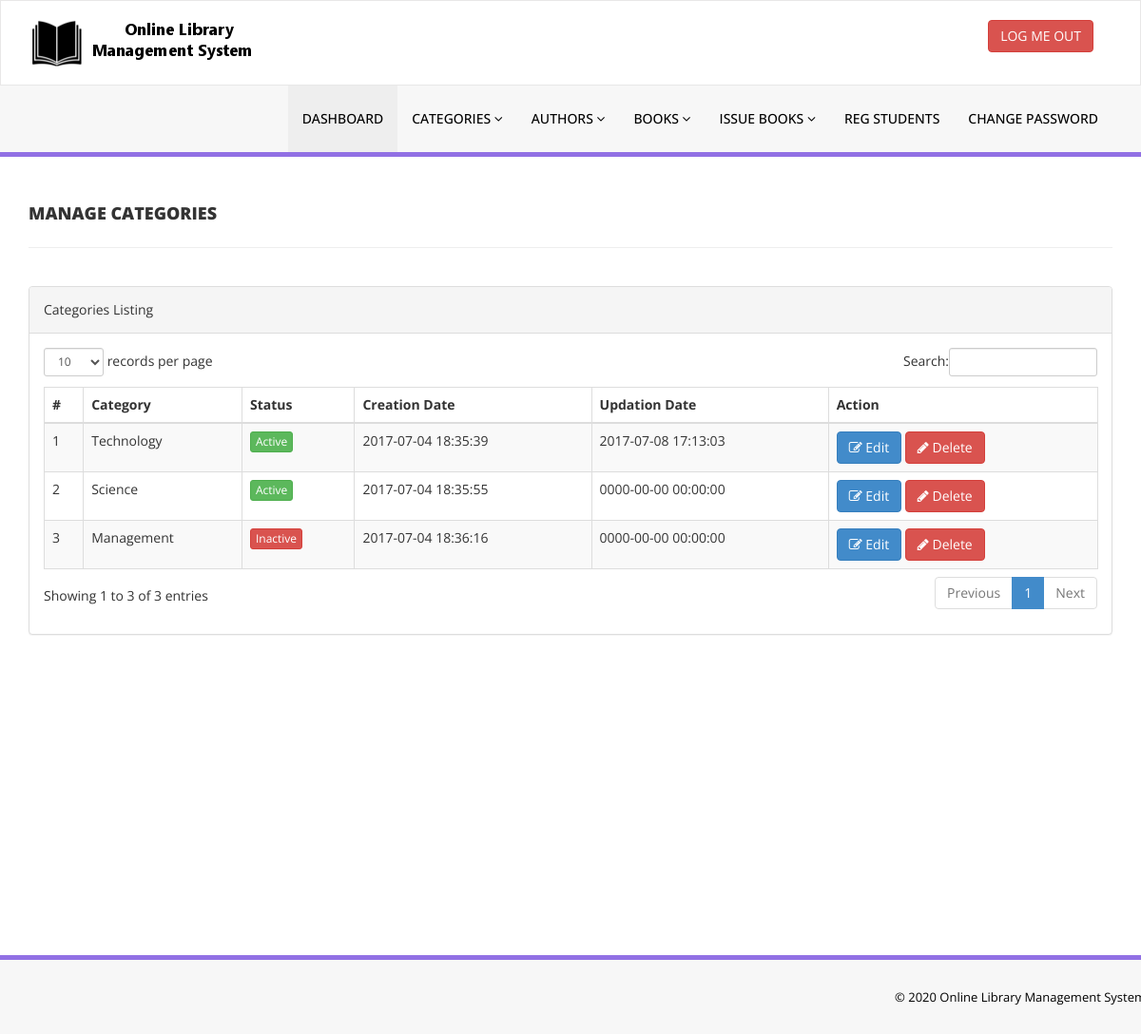
The page /library/admin/manage-categories.php (signed in) on the database as committed earlier.
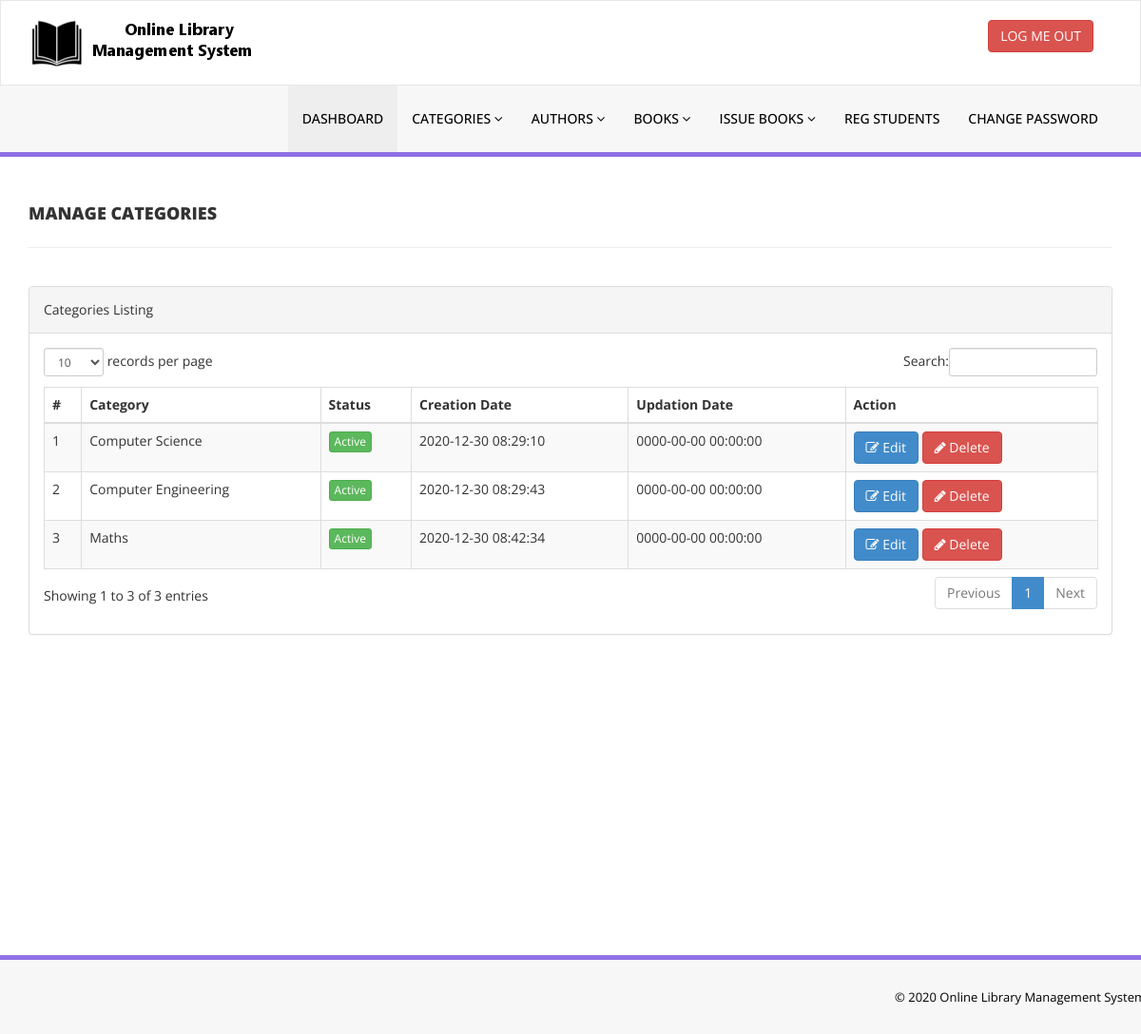
The same page on the database as committed later.
### tables this page shows
CREATE TABLE `tblcategory` (
  `id` int(11) NOT NULL,
  `CategoryName` varchar(150) DEFAULT NULL,
  `Status` int(1) DEFAULT NULL,
  `CreationDate` timestamp NULL DEFAULT current_timestamp(),
  `UpdationDate` timestamp NULL DEFAULT '0000-00-00 00:00:00' ON UPDATE current_timestamp()
);

### library/admin/manage-categories.php (the view, shortened to what this page needs)
<?php
include('includes/config.php');
if(strlen($_SESSION['alogin'])==0)
    {
header('location:index.php');
}
else{
    ?>
<!DOCTYPE html>
<html xmlns="http://www.w3.org/1999/xhtml">
<head>
    <link href="assets/css/bootstrap.css" rel="stylesheet" />
    <link href="assets/css/font-awesome.css" rel="stylesheet" />
    <link href="assets/js/dataTables/dataTables.bootstrap.css" rel="stylesheet" />
    <link href="assets/css/style.css" rel="stylesheet" />
</head>
<body>
<?php include('includes/header.php');?>
    <div class="content-wrapper">
         <div class="container">
        <div class="row pad-botm">
            <div class="col-md-12">
                <h4 class="header-line">Manage Categories</h4>
    </div>
     <div class="row">
</div>
        </div>
            <div class="row">
                <div class="col-md-12">
                    <div class="panel panel-default">
                        <div class="panel-heading">
                           Categories Listing
                        </div>
                        <div class="panel-body">
                            <div class="table-responsive">
                                <table class="table table-striped table-bordered table-hover" id="dataTables-example">
                                    <thead>
                                        <tr>
                                            <th>#</th>
                                            <th>Category</th>
                                            <th>Status</th>
                                            <th>Creation Date</th>
                                            <th>Updation Date</th>
                                            <th>Action</th>
                                        </tr>
                                    </thead>
                                    <tbody>
<?php $sql = "SELECT * from  tblcategory";
$query = $dbh -> prepare($sql);
$query->execute();
$results=$query->fetchAll(PDO::FETCH_OBJ);
$cnt=1;
if($query->rowCount() > 0)
{
foreach($results as $result)
{               ?>
                                        <tr class="odd gradeX">
                                            <td class="center"><?php echo htmlentities($cnt);?></td>
                                            <td class="center"><?php echo htmlentities($result->CategoryName);?></td>
                                            <td class="center"><?php if($result->Status==1) {?>
                                            <a href="#" class="btn btn-success btn-xs">Active</a>
                                            <?php } else {?>
                                            <a href="#" class="btn btn-danger btn-xs">Inactive</a>
                                            <?php } ?></td>
                                            <td class="center"><?php echo htmlentities($result->CreationDate);?></td>
                                            <td class="center"><?php echo htmlentities($result->UpdationDate);?></td>
                                            <td class="center">
                                            <a href="edit-category.php?catid=<?php echo htmlentities($result->id);?>"><button class="btn btn-primary"><i class="fa fa-edit "></i> Edit</button>
                                          <a href="manage-categories.php?del=<?php echo htmlentities($result->id);?>" onclick="return confirm('Are you sure you want to delete?');"" >  <button class="btn btn-danger"><i class="fa fa-pencil"></i> Delete</button>
                                            </td>
                                        </tr>
 <?php $cnt=$cnt+1;}} ?>
                                    </tbody>
                                </table>
                            </div>
                        </div>
                    </div>
                </div>
            </div>
    </div>
    </div>
  <?php include('includes/footer.php');?>
</body>
</html>
<?php } ?>

### library/admin/includes/header.php (shortened to what this page needs)
<div class="navbar navbar-inverse set-radius-zero" >
        <div class="container">
            <div class="navbar-header">
                <a class="navbar-brand">
                    <img src="assets/img/logo.png" />
                </a>
            </div>
            <div class="right-div">
                <a href="logout.php" class="btn btn-danger pull-right">LOG ME OUT</a>
            </div>
        </div>
    </div>
    <section class="menu-section">
        <div class="container">
            <div class="row ">
                <div class="col-md-12">
                    <div class="navbar-collapse collapse ">
                        <ul id="menu-top" class="nav navbar-nav navbar-right">
                            <li><a href="dashboard.php" class="menu-top-active">DASHBOARD</a></li>
                            <li>
                                <a href="#" class="dropdown-toggle" id="ddlmenuItem" data-toggle="dropdown"> Categories <i class="fa fa-angle-down"></i></a>
                            </li>
                            <li>
                                <a href="#" class="dropdown-toggle" id="ddlmenuItem" data-toggle="dropdown"> Authors <i class="fa fa-angle-down"></i></a>
                            </li>
 <li>
                                <a href="#" class="dropdown-toggle" id="ddlmenuItem" data-toggle="dropdown"> Books <i class="fa fa-angle-down"></i></a>
                            </li>
                           <li>
                                <a href="#" class="dropdown-toggle" id="ddlmenuItem" data-toggle="dropdown"> Issue Books <i class="fa fa-angle-down"></i></a>
                            </li>
                             <li><a href="reg-students.php">Reg Students</a></li>
  <li><a href="change-password.php">Change Password</a></li>
                        </ul>
                    </div>
                </div>
            </div>
        </div>
    </section>

### library/admin/includes/footer.php
<section class="footer-section">
     <div class="container">
         <div class="row">
             <div class="col-md-12">
                &copy; 2020 Online Library Management System                </div>
         </div>
     </div>
 </section>

### library/admin/assets/css/style.css (style rules this page uses)
.set-radius-zero { border-radius:0px; -moz-border-radius:0px; -webkit-border-radius:0px; }
.content-wrapper { margin-top: 40px; min-height:800px; padding-bottom:90px; }
.header-line { font-weight:900; padding-bottom:25px; border-bottom:1px solid #eeeeee; text-transform:uppercase; }
.pad-botm { padding-bottom:30px; }
.right-div { float: right; padding: 20px; }
#menu-top a { color:#000; text-decoration:none; font-weight:500; padding: 25px 15px 25px 15px; text-transform:uppercase; }
.menu-section { background-color: #f7f7f7; border-bottom:5px solid #9170E4; width:100% }
.menu-top-active { background-color:#eeeeee; }
.navbar-inverse { background-color: #FFF; border-color: rgba(155, 153, 153, 0.23); }
.navbar { min-height: 90px; margin-bottom: 0px; }
.footer-section { padding:25px 50px 25px 50px; color:#000; font-size:13px; background-color: #f7f7f7; text-align:right; border-top:5px solid #9170E4; }

Rows that differ between the two databases and show on the page:
removed tblcategory: CategoryName "Technology", Status "Active", CreationDate "2017-07-04 18:35:39", UpdationDate "2017-07-08 17:13:03"
removed tblcategory: CategoryName "Science", Status "Active", CreationDate "2017-07-04 18:35:55", UpdationDate "0000-00-00 00:00:00"
removed tblcategory: CategoryName "Management", Status "Inactive", CreationDate "2017-07-04 18:36:16", UpdationDate "0000-00-00 00:00:00"
added tblcategory: CategoryName "Computer Science", Status "Active", CreationDate "2020-12-30 08:29:10", UpdationDate "0000-00-00 00:00:00"
added tblcategory: CategoryName "Computer Engineering", Status "Active", CreationDate "2020-12-30 08:29:43", UpdationDate "0000-00-00 00:00:00"
added tblcategory: CategoryName "Maths", Status "Active", CreationDate "2020-12-30 08:42:34", UpdationDate "0000-00-00 00:00:00"
